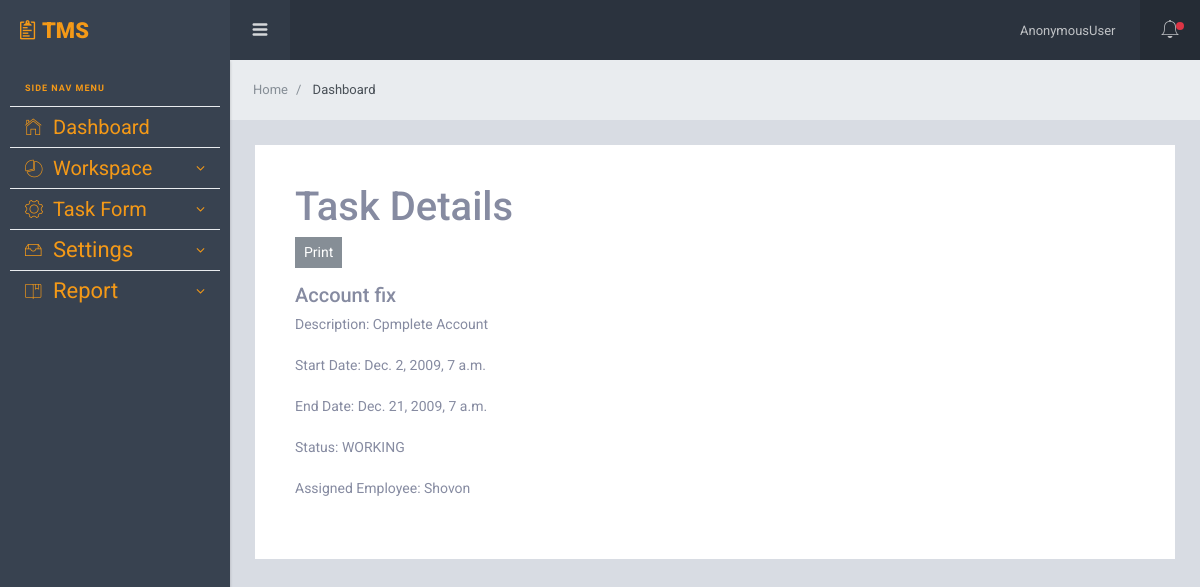
/project/task/2/, run on an earlier commit of the app's database.
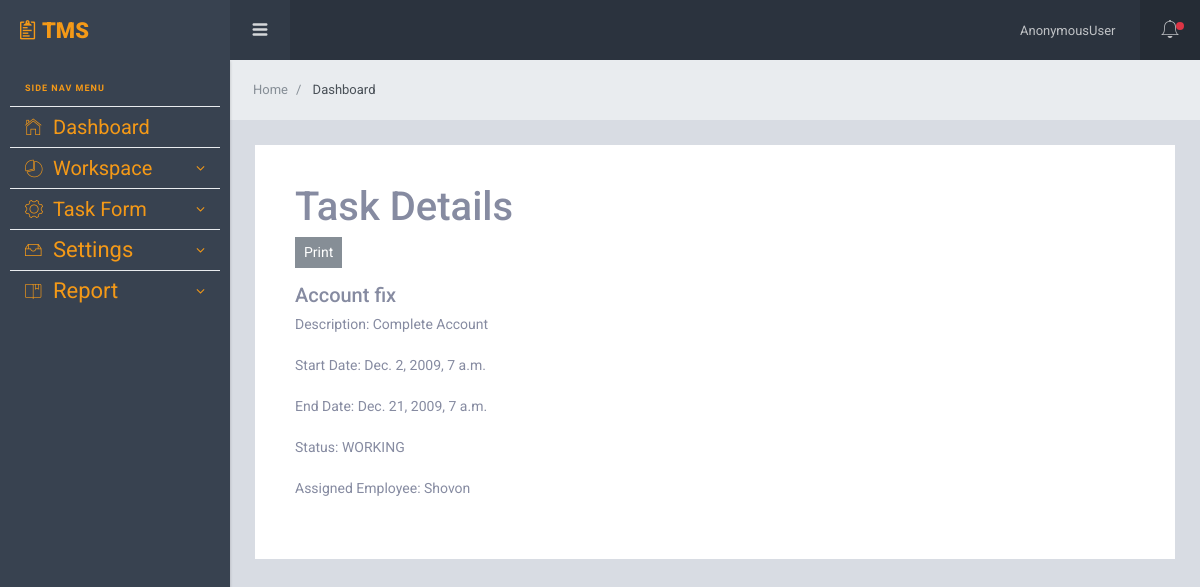
And on a later commit of the database.
### App_Project/models.py (models this page shows, shortened)
class Task(models.Model):
    STATUS_CHOICES = (
        ('ASSIGNED', 'Assigned'),
        ('WORKING', 'Working'),
        ('COMPLETED', 'Completed'),
        ('INCOMPLETED', 'Incompleted'),
    )
    name = models.CharField(max_length=255)
    description = models.TextField(max_length=500, blank=True, null=True)
    start_date = models.DateTimeField()
    end_date = models.DateTimeField()
    project = models.ForeignKey(Project, on_delete=models.CASCADE, related_name = 'tasks')
    assigned_to = models.ManyToManyField(Employee, related_name='assigned_tasks')
    status = models.CharField(max_length=20, choices=STATUS_CHOICES, default='ASSIGNED')
    completed_by = models.ManyToManyField(Employee, related_name='completed_tasks', blank=True)
    created_at = models.DateTimeField(auto_now_add=True)
    updated_at = models.DateTimeField(auto_now=True)

### App_Project/views.py (the view)
# urls.py: path('task/<int:task_id>/', views.task_details, name='task_details'),
def task_details(request, task_id):
    task = get_object_or_404(Task, pk=task_id)
    context = {'task': task}
    return render(request, 'App_Project/task_details.html', context)

### templates/App_Project/task_details.html (shortened to what this page needs)
{% extends 'layouts/base.html' %}
{% block body_block %}
<div class="row mg-b-50">
    <div class="col">
        <div class="card pd-20 pd-sm-40">
            <h1>Task Details</h1>
            <div class="row">
                <div class="col-sm-3">
                    <button onclick="printTaskDetails()" class="btn btn-sm btn-secondary">Print</button>
                </div>
            </div>
            <h5 class="mt-3">{{ task.name }}</h5>
            <p>Description: {{ task.description }}</p>
            <p>Start Date: {{ task.start_date }}</p>
            <p>End Date: {{ task.end_date }}</p>
            <p>Status: {{ task.status }}</p>
            {% for employee in task.assigned_to.all %}
            <p>Assigned Employee: {{ employee.user.username|capfirst }} </p>
            {% endfor %}
        </div>
    </div>
</div>
{% endblock body_block %}

What changed in the data, as far as the page shows it:
changed Task "Account fix": description "Cpmplete Account" → "Complete Account"
